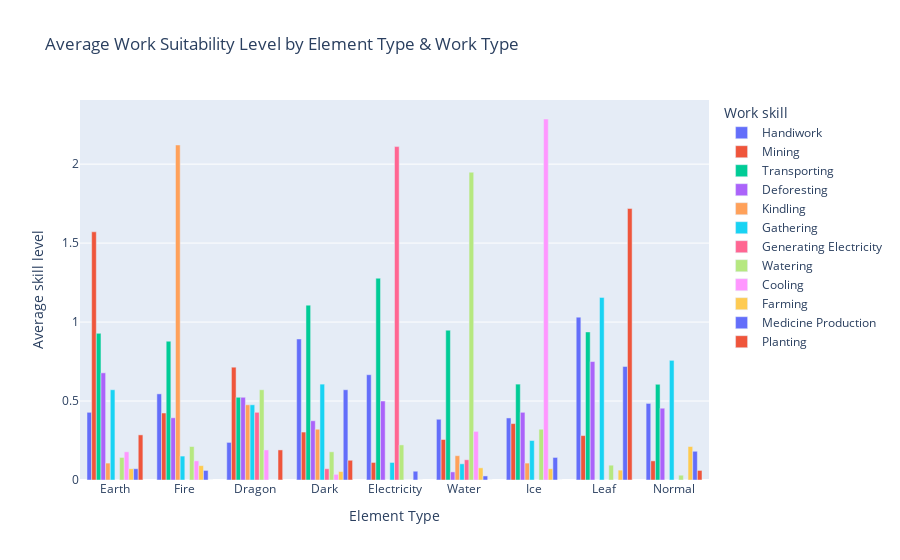

Notebook cell for this chart:
### Markdown cell above
#### visualization 2

### Code cell
# 2. Grouped Bar Chart
work_elem_stats = group_work_by_element(pal_frame_vis, work_list)

fig2 = px.bar(
    work_elem_stats,
    barmode="group",
    title="Average Work Suitability Level by Element Type & Work Type",
    labels = {"value" : "Average skill level", "index" : "Element Type", "variable" : "Work skill" }
)
fig2.show()

### Figure 1 — Plotly figure (JSON) as saved in the notebook; plotly's stock layout.template omitted (floating-point values rounded to 4 significant figures)
{"data": [{"alignmentgroup": "True", "hovertemplate": "Work skill=Handiwork<br>Element Type=%{x}<br>Average skill level=%{y}<extra></extra>", "legendgroup": "Handiwork", "marker": {"color": "#636efa", "pattern": {"shape": ""}}, "name": "Handiwork", "offsetgroup": "Handiwork", "orientation": "v", "showlegend": true, "textposition": "auto", "type": "bar", "x": ["Earth", "Fire", "Dragon", "Dark", "Electricity", "Water", "Ice", "Leaf", "Normal"], "xaxis": "x", "y": [0.4286, 0.5455, 0.2381, 0.8929, 0.6667, 0.3846, 0.3929, 1.031, 0.4848], "yaxis": "y"}, {"alignmentgroup": "True", "hovertemplate": "Work skill=Mining<br>Element Type=%{x}<br>Average skill level=%{y}<extra></extra>", "legendgroup": "Mining", "marker": {"color": "#EF553B", "pattern": {"shape": ""}}, "name": "Mining", "offsetgroup": "Mining", "orientation": "v", "showlegend": true, "textposition": "auto", "type": "bar", "x": ["Earth", "Fire", "Dragon", "Dark", "Electricity", "Water", "Ice", "Leaf", "Normal"], "xaxis": "x", "y": [1.571, 0.4242, 0.7143, 0.3036, 0.1111, 0.2564, 0.3571, 0.2812, 0.1212], "yaxis": "y"}, {"alignmentgroup": "True", "hovertemplate": "Work skill=Transporting<br>Element Type=%{x}<br>Average skill level=%{y}<extra></extra>", "legendgroup": "Transporting", "marker": {"color": "#00cc96", "pattern": {"shape": ""}}, "name": "Transporting", "offsetgroup": "Transporting", "orientation": "v", "showlegend": true, "textposition": "auto", "type": "bar", "x": ["Earth", "Fire", "Dragon", "Dark", "Electricity", "Water", "Ice", "Leaf", "Normal"], "xaxis": "x", "y": [0.9286, 0.8788, 0.5238, 1.107, 1.278, 0.9487, 0.6071, 0.9375, 0.6061], "yaxis": "y"}, {"alignmentgroup": "True", "hovertemplate": "Work skill=Deforesting<br>Element Type=%{x}<br>Average skill level=%{y}<extra></extra>", "legendgroup": "Deforesting", "marker": {"color": "#ab63fa", "pattern": {"shape": ""}}, "name": "Deforesting", "offsetgroup": "Deforesting", "orientation": "v", "showlegend": true, "textposition": "auto", "type": "bar", "x": ["Earth", "Fire", "Dragon", "Dark", "Electricity", "Water", "Ice", "Leaf", "Normal"], "xaxis": "x", "y": [0.6786, 0.3939, 0.5238, 0.375, 0.5, 0.05128, 0.4286, 0.75, 0.4545], "yaxis": "y"}, {"alignmentgroup": "True", "hovertemplate": "Work skill=Kindling<br>Element Type=%{x}<br>Average skill level=%{y}<extra></extra>", "legendgroup": "Kindling", "marker": {"color": "#FFA15A", "pattern": {"shape": ""}}, "name": "Kindling", "offsetgroup": "Kindling", "orientation": "v", "showlegend": true, "textposition": "auto", "type": "bar", "x": ["Earth", "Fire", "Dragon", "Dark", "Electricity", "Water", "Ice", "Leaf", "Normal"], "xaxis": "x", "y": [0.1071, 2.121, 0.4762, 0.3214, 0.0, 0.1538, 0.1071, 0.0, 0.0], "yaxis": "y"}, {"alignmentgroup": "True", "hovertemplate": "Work skill=Gathering<br>Element Type=%{x}<br>Average skill level=%{y}<extra></extra>", "legendgroup": "Gathering", "marker": {"color": "#19d3f3", "pattern": {"shape": ""}}, "name": "Gathering", "offsetgroup": "Gathering", "orientation": "v", "showlegend": true, "textposition": "auto", "type": "bar", "x": ["Earth", "Fire", "Dragon", "Dark", "Electricity", "Water", "Ice", "Leaf", "Normal"], "xaxis": "x", "y": [0.5714, 0.1515, 0.4762, 0.6071, 0.1111, 0.1026, 0.25, 1.156, 0.7576], "yaxis": "y"}, {"alignmentgroup": "True", "hovertemplate": "Work skill=Generating Electricity<br>Element Type=%{x}<br>Average skill level=%{y}<extra></extra>", "legendgroup": "Generating Electricity", "marker": {"color": "#FF6692", "pattern": {"shape": ""}}, "name": "Generating Electricity", "offsetgroup": "Generating Electricity", "orientation": "v", "showlegend": true, "textposition": "auto", "type": "bar", "x": ["Earth", "Fire", "Dragon", "Dark", "Electricity", "Water", "Ice", "Leaf", "Normal"], "xaxis": "x", "y": [0.0, 0.0, 0.4286, 0.07143, 2.111, 0.1282, 0.0, 0.0, 0.0], "yaxis": "y"}, {"alignmentgroup": "True", "hovertemplate": "Work skill=Watering<br>Element Type=%{x}<br>Average skill level=%{y}<extra></extra>", "legendgroup": "Watering", "marker": {"color": "#B6E880", "pattern": {"shape": ""}}, "name": "Watering", "offsetgroup": "Watering", "orientation": "v", "showlegend": true, "textposition": "auto", "type": "bar", "x": ["Earth", "Fire", "Dragon", "Dark", "Electricity", "Water", "Ice", "Leaf", "Normal"], "xaxis": "x", "y": [0.1429, 0.2121, 0.5714, 0.1786, 0.2222, 1.949, 0.3214, 0.09375, 0.0303], "yaxis": "y"}, {"alignmentgroup": "True", "hovertemplate": "Work skill=Cooling<br>Element Type=%{x}<br>Average skill level=%{y}<extra></extra>", "legendgroup": "Cooling", "marker": {"color": "#FF97FF", "pattern": {"shape": ""}}, "name": "Cooling", "offsetgroup": "Cooling", "orientation": "v", "showlegend": true, "textposition": "auto", "type": "bar", "x": ["Earth", "Fire", "Dragon", "Dark", "Electricity", "Water", "Ice", "Leaf", "Normal"], "xaxis": "x", "y": [0.1786, 0.1212, 0.1905, 0.03571, 0.0, 0.3077, 2.286, 0.0, 0.0], "yaxis": "y"}, {"alignmentgroup": "True", "hovertemplate": "Work skill=Farming<br>Element Type=%{x}<br>Average skill level=%{y}<extra></extra>", "legendgroup": "Farming", "marker": {"color": "#FECB52", "pattern": {"shape": ""}}, "name": "Farming", "offsetgroup": "Farming", "orientation": "v", "showlegend": true, "textposition": "auto", "type": "bar", "x": ["Earth", "Fire", "Dragon", "Dark", "Electricity", "Water", "Ice", "Leaf", "Normal"], "xaxis": "x", "y": [0.07143, 0.09091, 0.0, 0.05357, 0.0, 0.07692, 0.07143, 0.0625, 0.2121], "yaxis": "y"}, {"alignmentgroup": "True", "hovertemplate": "Work skill=Medicine Production<br>Element Type=%{x}<br>Average skill level=%{y}<extra></extra>", "legendgroup": "Medicine Production", "marker": {"color": "#636efa", "pattern": {"shape": ""}}, "name": "Medicine Production", "offsetgroup": "Medicine Production", "orientation": "v", "showlegend": true, "textposition": "auto", "type": "bar", "x": ["Earth", "Fire", "Dragon", "Dark", "Electricity", "Water", "Ice", "Leaf", "Normal"], "xaxis": "x", "y": [0.07143, 0.06061, 0.0, 0.5714, 0.05556, 0.02564, 0.1429, 0.7188, 0.1818], "yaxis": "y"}, {"alignmentgroup": "True", "hovertemplate": "Work skill=Planting<br>Element Type=%{x}<br>Average skill level=%{y}<extra></extra>", "legendgroup": "Planting", "marker": {"color": "#EF553B", "pattern": {"shape": ""}}, "name": "Planting", "offsetgroup": "Planting", "orientation": "v", "showlegend": true, "textposition": "auto", "type": "bar", "x": ["Earth", "Fire", "Dragon", "Dark", "Electricity", "Water", "Ice", "Leaf", "Normal"], "xaxis": "x", "y": [0.2857, 0.0, 0.1905, 0.125, 0.0, 0.0, 0.0, 1.719, 0.06061], "yaxis": "y"}], "layout": {"barmode": "group", "legend": {"title": {"text": "Work skill"}, "tracegroupgap": 0}, "title": {"text": "Average Work Suitability Level by Element Type & Work Type"}, "xaxis": {"anchor": "y", "domain": [0, 1], "title": {"text": "Element Type"}}, "yaxis": {"anchor": "x", "domain": [0, 1], "title": {"text": "Average skill level"}}}}
